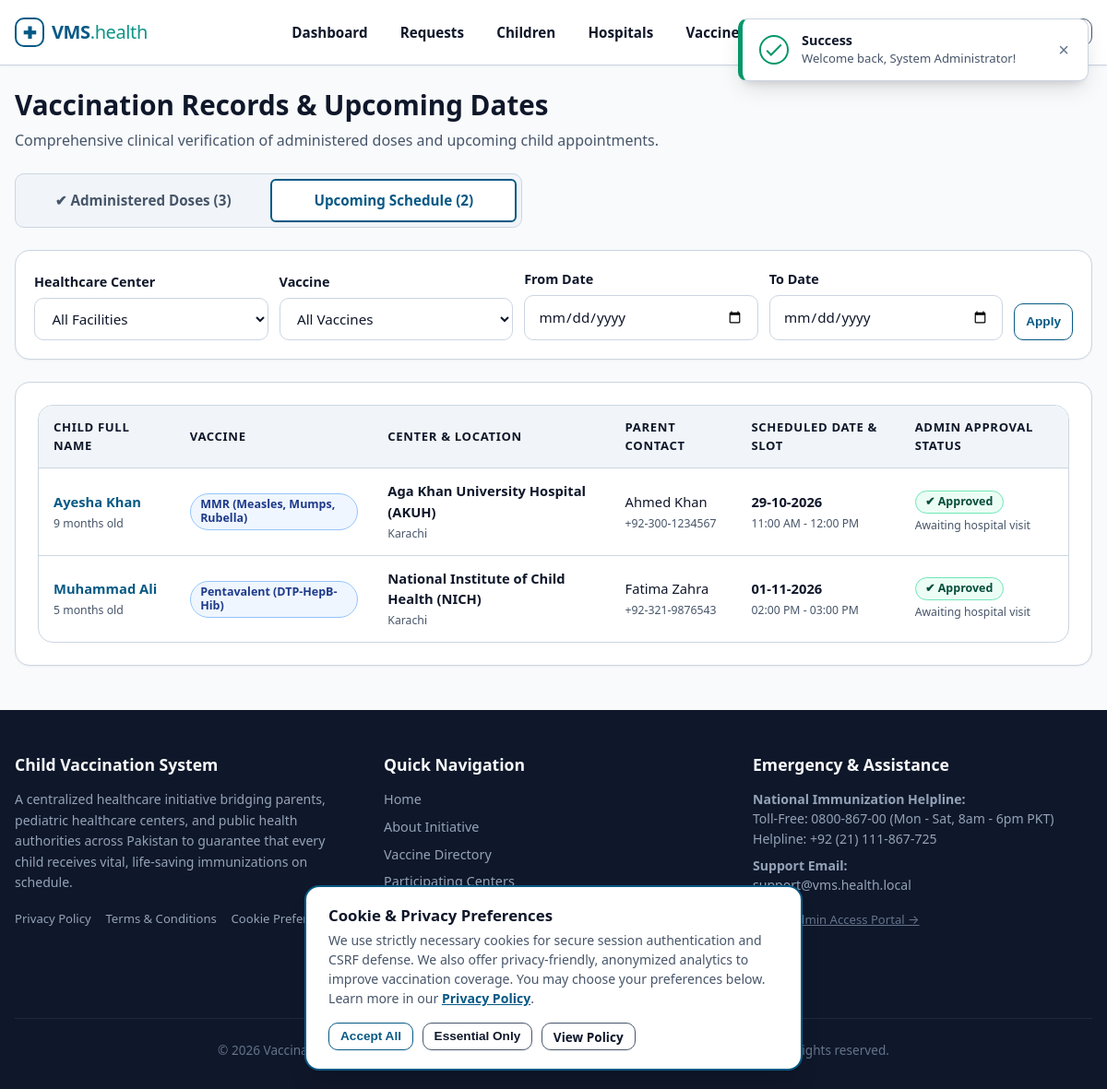
/vms/admin/vaccinations.php?view=upcoming (signed in), run on the app's committed database.
### tables this page shows
CREATE TABLE `bookings` (
  `id` INT UNSIGNED NOT NULL AUTO_INCREMENT,
  `child_id` INT UNSIGNED NOT NULL COMMENT 'Child receiving vaccination',
  `parent_id` INT UNSIGNED NOT NULL COMMENT 'Parent who booked appointment',
  `hospital_id` INT UNSIGNED NOT NULL COMMENT 'Selected vaccination center',
  `vaccine_id` INT UNSIGNED NOT NULL COMMENT 'Vaccine to be administered',
  `preferred_date` DATE NOT NULL COMMENT 'Date booked for the appointment',
  `time_slot` VARCHAR(30) NOT NULL COMMENT 'e.g. 09:00 AM - 10:00 AM',
  `admin_status` ENUM('pending', 'approved', 'rejected') NOT NULL DEFAULT 'pending' COMMENT 'Admin approval status',
  `vaccination_status` ENUM('pending', 'vaccinated', 'not_vaccinated') NOT NULL DEFAULT 'pending' COMMENT 'Hospital verification status',
  `vaccinated_on` DATETIME DEFAULT NULL COMMENT 'Timestamp when hospital confirmed vaccination',
  `remarks` TEXT DEFAULT NULL COMMENT 'Clinical observations or rejection/cancellation reasons',
  `created_at` DATETIME NOT NULL DEFAULT CURRENT_TIMESTAMP,
  PRIMARY KEY (`id`),
  KEY `idx_bookings_child` (`child_id`),
  KEY `idx_bookings_parent` (`parent_id`),
  KEY `idx_bookings_hospital` (`hospital_id`),
  KEY `idx_bookings_vaccine` (`vaccine_id`),
  KEY `idx_bookings_admin_status` (`admin_status`),
  KEY `idx_bookings_vac_status` (`vaccination_status`),
  KEY `idx_bookings_preferred_date` (`preferred_date`),
  KEY `idx_bookings_parent_child` (`parent_id`, `child_id`),
  KEY `idx_bookings_hosp_schedule` (`hospital_id`, `preferred_date`, `vaccination_status`),
  CONSTRAINT `fk_bookings_child` FOREIGN KEY (`child_id`)
    REFERENCES `children` (`id`) ON DELETE CASCADE ON UPDATE CASCADE,
  CONSTRAINT `fk_bookings_parent` FOREIGN KEY (`parent_id`)
    REFERENCES `parents` (`id`) ON DELETE CASCADE ON UPDATE CASCADE,
  CONSTRAINT `fk_bookings_hospital` FOREIGN KEY (`hospital_id`)
    REFERENCES `hospitals` (`id`) ON DELETE CASCADE ON UPDATE CASCADE,
  CONSTRAINT `fk_bookings_vaccine` FOREIGN KEY (`vaccine_id`)
    REFERENCES `vaccines` (`id`) ON DELETE CASCADE ON UPDATE CASCADE
);

CREATE TABLE `children` (
  `id` INT UNSIGNED NOT NULL AUTO_INCREMENT,
  `parent_id` INT UNSIGNED NOT NULL COMMENT 'Foreign key to parents.id',
  `name` VARCHAR(100) NOT NULL COMMENT 'Child full name',
  `dob` DATE NOT NULL COMMENT 'Date of birth used for schedule calculations',
  `gender` ENUM('male', 'female', 'other') NOT NULL COMMENT 'Biological gender',
  `blood_group` VARCHAR(10) NOT NULL COMMENT 'Blood group e.g. A+, B+, O+, AB-',
  `created_at` DATETIME NOT NULL DEFAULT CURRENT_TIMESTAMP,
  PRIMARY KEY (`id`),
  KEY `idx_children_parent_id` (`parent_id`),
  KEY `idx_children_dob` (`dob`),
  CONSTRAINT `fk_children_parent` FOREIGN KEY (`parent_id`)
    REFERENCES `parents` (`id`) ON DELETE CASCADE ON UPDATE CASCADE
);

CREATE TABLE `vaccines` (
  `id` INT UNSIGNED NOT NULL AUTO_INCREMENT,
  `name` VARCHAR(100) NOT NULL COMMENT 'Vaccine name e.g. BCG, OPV, MMR',
  `description` TEXT NOT NULL COMMENT 'Medical indications, preventable illnesses, instructions',
  `recommended_age_days` INT UNSIGNED NOT NULL COMMENT 'Days from birth when dose is due (0 = Birth)',
  `doses` INT UNSIGNED NOT NULL DEFAULT 1 COMMENT 'Total recommended doses in the series',
  `status` ENUM('available', 'unavailable') NOT NULL DEFAULT 'available',
  `created_at` DATETIME NOT NULL DEFAULT CURRENT_TIMESTAMP,
  PRIMARY KEY (`id`),
  KEY `idx_vaccines_status` (`status`),
  KEY `idx_vaccines_age_days` (`recommended_age_days`)
);

CREATE TABLE `hospitals` (
  `id` INT UNSIGNED NOT NULL AUTO_INCREMENT,
  `user_id` INT UNSIGNED NOT NULL COMMENT 'Foreign key to users.id',
  `name` VARCHAR(150) NOT NULL COMMENT 'Official name of the hospital / health center',
  `address` TEXT NOT NULL COMMENT 'Street address of the hospital',
  `city` VARCHAR(80) NOT NULL COMMENT 'City where hospital is located',
  `location` VARCHAR(150) NOT NULL COMMENT 'District, zone, or prominent landmark for parent search',
  `phone` VARCHAR(25) NOT NULL COMMENT 'Hospital reception / pediatric hotline',
  `status` ENUM('active', 'inactive') NOT NULL DEFAULT 'active' COMMENT 'Account status',
  `created_at` DATETIME NOT NULL DEFAULT CURRENT_TIMESTAMP,
  PRIMARY KEY (`id`),
  UNIQUE KEY `uk_hospitals_user_id` (`user_id`),
  KEY `idx_hospitals_city` (`city`),
  KEY `idx_hospitals_status` (`status`),
  CONSTRAINT `fk_hospitals_user` FOREIGN KEY (`user_id`)
    REFERENCES `users` (`id`) ON DELETE CASCADE ON UPDATE CASCADE
);

CREATE TABLE `users` (
  `id` INT UNSIGNED NOT NULL AUTO_INCREMENT,
  `name` VARCHAR(100) NOT NULL COMMENT 'Full name of user or organization representative',
  `email` VARCHAR(120) NOT NULL COMMENT 'Unique login email address',
  `password_hash` VARCHAR(255) NOT NULL COMMENT 'Bcrypt password hash produced by password_hash()',
  `role` ENUM('admin', 'parent', 'hospital') NOT NULL COMMENT 'System role controlling authorization',
  `created_at` DATETIME NOT NULL DEFAULT CURRENT_TIMESTAMP,
  PRIMARY KEY (`id`),
  UNIQUE KEY `uk_users_email` (`email`),
  KEY `idx_users_role` (`role`)
);

CREATE TABLE `parents` (
  `id` INT UNSIGNED NOT NULL AUTO_INCREMENT,
  `user_id` INT UNSIGNED NOT NULL COMMENT 'Foreign key to users.id',
  `phone` VARCHAR(25) NOT NULL COMMENT 'Primary contact number for notifications (+92)',
  `address` TEXT NOT NULL COMMENT 'Residential physical address',
  `created_at` DATETIME NOT NULL DEFAULT CURRENT_TIMESTAMP,
  PRIMARY KEY (`id`),
  UNIQUE KEY `uk_parents_user_id` (`user_id`),
  CONSTRAINT `fk_parents_user` FOREIGN KEY (`user_id`)
    REFERENCES `users` (`id`) ON DELETE CASCADE ON UPDATE CASCADE
);

### vms/includes/functions.php (called while the page is built, shortened)
<?php
function url(string $path = ''): string
{
    return BASE_URL . ltrim($path, '/');
}
function e($value): string
{
    return htmlspecialchars((string)$value, ENT_QUOTES, 'UTF-8');
}
function sanitizeInput($data): string
{
    return trim(str_replace(chr(0), '', $data));
}
function formatDate(?string $dateString, string $format = 'd-m-Y'): string
{
    $timestamp = strtotime($dateString);
    return date($format, $timestamp);
}
function formatAge(string $dob): string
{
    try {
        $birthDate = new DateTime($dob);
        $today = new DateTime('today');
        $diff = $birthDate->diff($today);
        if ($diff->m > 0) {
            return $diff->m . ' month' . ($diff->m > 1 ? 's' : '');
        }
        return $diff->d . ' day' . ($diff->d > 1 ? 's' : '');
    } catch (Exception $e) {
        return 'Unknown';
    }
}

### vms/admin/vaccinations.php (the view, shortened to what this page needs)
<?php
require_once __DIR__ . '/../includes/functions.php';
$pdo = getDBConnection();
$activeView = $_GET['view'] ?? 'completed';
$filterHospital = (int)($_GET['hospital_id'] ?? 0);
$filterVaccine  = (int)($_GET['vaccine_id'] ?? 0);
$startDate      = sanitizeInput($_GET['start_date'] ?? '');
$endDate        = sanitizeInput($_GET['end_date'] ?? '');
if ($activeView === 'completed') {
    $sql = 'SELECT b.*,
                   c.name AS child_name, c.dob AS child_dob,
                   u.name AS parent_name, p.phone AS parent_phone,
                   h.name AS hospital_name, h.city AS hospital_city,
                   v.name AS vaccine_name
            FROM bookings b
            JOIN children c ON b.child_id = c.id
            JOIN parents p ON b.parent_id = p.id
            JOIN users u ON p.user_id = u.id
            JOIN hospitals h ON b.hospital_id = h.id
            JOIN vaccines v ON b.vaccine_id = v.id
            WHERE b.vaccination_status = "vaccinated"';
    $params = [];
    if ($filterHospital > 0) {
        $sql .= ' AND b.hospital_id = ?';
        $params[] = $filterHospital;
    }
    if ($filterVaccine > 0) {
        $sql .= ' AND b.vaccine_id = ?';
        $params[] = $filterVaccine;
    }
    if (!empty($startDate)) {
        $sql .= ' AND DATE(b.vaccinated_on) >= ?';
        $params[] = $startDate;
    }
    if (!empty($endDate)) {
        $sql .= ' AND DATE(b.vaccinated_on) <= ?';
        $params[] = $endDate;
    }
    $sql .= ' ORDER BY b.vaccinated_on DESC';
    $stmt = $pdo->prepare($sql);
    $stmt->execute($params);
    $records = $stmt->fetchAll();
} else {
    $sql = 'SELECT b.*,
                   c.name AS child_name, c.dob AS child_dob,
                   u.name AS parent_name, p.phone AS parent_phone,
                   h.name AS hospital_name, h.city AS hospital_city,
                   v.name AS vaccine_name
            FROM bookings b
            JOIN children c ON b.child_id = c.id
            JOIN parents p ON b.parent_id = p.id
            JOIN users u ON p.user_id = u.id
            JOIN hospitals h ON b.hospital_id = h.id
            JOIN vaccines v ON b.vaccine_id = v.id
            WHERE b.admin_status = "approved" AND b.vaccination_status = "pending"';
    $params = [];
    $sql .= ' ORDER BY b.preferred_date ASC, b.time_slot ASC';
    $stmt = $pdo->prepare($sql);
    $stmt->execute($params);
    $records = $stmt->fetchAll();
}
$countCompleted = (int)$pdo->query('SELECT COUNT(*) FROM bookings WHERE vaccination_status = "vaccinated"')->fetchColumn();
$countUpcoming  = (int)$pdo->query('SELECT COUNT(*) FROM bookings WHERE admin_status = "approved" AND vaccination_status = "pending"')->fetchColumn();
require_once __DIR__ . '/../includes/header.php';
?>
<div class="container">
    <div style="margin-bottom: 1.5rem;">
        <h1>Vaccination Records & Upcoming Dates</h1>
        <p style="margin: 0;">Comprehensive clinical verification of administered doses and upcoming child appointments.</p>
    </div>
    <div class="form-tabs" style="max-width: 550px; margin-bottom: 1.5rem;">
        <a href="<?= url('admin/vaccinations.php?view=completed'); ?>"
           class="form-tab-btn <?= $activeView === 'completed' ? 'is-active' : ''; ?>" style="text-decoration: none;">
            &#10004; Administered Doses (<?= $countCompleted; ?>)
        </a>
        <a href="<?= url('admin/vaccinations.php?view=upcoming'); ?>"
           class="form-tab-btn <?= $activeView === 'upcoming' ? 'is-active' : ''; ?>" style="text-decoration: none;">
            Upcoming Schedule (<?= $countUpcoming; ?>)
        </a>
    </div>
    <div class="card" style="margin-bottom: 1.5rem; padding: 1.25rem;">
        <form action="<?= url('admin/vaccinations.php'); ?>" method="GET" style="display: flex; flex-wrap: wrap; gap: 0.75rem; align-items: flex-end;">
            <div style="flex: 1; min-width: 170px;">
                <label for="hospital_id" class="form-label">Healthcare Center</label>
                <select id="hospital_id" name="hospital_id" class="form-select">
                    <option value="0">All Facilities</option>
                </select>
            </div>
            <div style="flex: 1; min-width: 170px;">
                <label for="vaccine_id" class="form-label">Vaccine</label>
                <select id="vaccine_id" name="vaccine_id" class="form-select">
                    <option value="0">All Vaccines</option>
                </select>
            </div>
            <div style="flex: 1; min-width: 130px;">
                <label for="start_date" class="form-label">From Date</label>
                <input type="date" id="start_date" name="start_date" class="form-control" value="<?= e($startDate); ?>">
            </div>
            <div style="flex: 1; min-width: 130px;">
                <label for="end_date" class="form-label">To Date</label>
                <input type="date" id="end_date" name="end_date" class="form-control" value="<?= e($endDate); ?>">
            </div>
            <div style="display: flex; gap: 0.5rem;">
                <button type="submit" class="btn btn-primary btn-sm" style="height: 40px;">Apply</button>
            </div>
        </form>
    </div>
    <div class="card">
        <?php if (empty($records)): ?>
            <div style="text-align: center; padding: 2.5rem; color: var(--text-muted);">
                <p>No vaccination records found matching your filter selections.</p>
            </div>
        <?php else: ?>
            <div class="table-responsive">
                <table class="table">
                    <thead>
                        <tr>
                            <th>Child Full Name</th>
                            <th>Vaccine</th>
                            <th>Center & Location</th>
                            <th>Parent Contact</th>
                            <?php if ($activeView === 'completed'): ?>
                                <th>Vaccination Date & Time</th>
                                <th>Clinical Observation / Remarks</th>
                            <?php else: ?>
                                <th>Scheduled Date & Slot</th>
                                <th>Admin Approval Status</th>
                            <?php endif; ?>
                        </tr>
                    </thead>
                    <tbody>
                        <?php foreach ($records as $r): ?>
                            <tr>
                                <td>
                                    <strong><a href="<?= url('admin/children.php?id=' . (int)$r['child_id']); ?>"><?= e($r['child_name']); ?></a></strong><br>
                                    <small style="color: var(--text-muted);"><?= formatAge($r['child_dob']); ?> old</small>
                                </td>
                                <td>
                                    <span class="badge badge-info"><?= e($r['vaccine_name']); ?></span>
                                </td>
                                <td>
                                    <strong><?= e($r['hospital_name']); ?></strong><br>
                                    <small style="color: var(--text-muted);"><?= e($r['hospital_city']); ?></small>
                                </td>
                                <td>
                                    <?= e($r['parent_name']); ?><br>
                                    <small style="color: var(--text-muted);"><?= e($r['parent_phone']); ?></small>
                                </td>
                                <?php if ($activeView === 'completed'): ?>
                                    <td>
                                        <strong style="color: var(--success);">&#10004; <?= formatDate($r['vaccinated_on'], 'd-m-Y'); ?></strong><br>
                                        <small style="color: var(--text-muted);"><?= formatDate($r['vaccinated_on'], 'h:i A'); ?></small>
                                    </td>
                                    <td>
                                        <small><?= e($r['remarks'] ?: 'Successfully administered with no immediate contraindications.'); ?></small>
                                    </td>
                                <?php else: ?>
                                    <td>
                                        <strong><?= formatDate($r['preferred_date']); ?></strong><br>
                                        <small style="color: var(--text-muted);"><?= e($r['time_slot']); ?></small>
                                    </td>
                                    <td>
                                        <span class="badge badge-success">&#10004; Approved</span><br>
                                        <small style="color: var(--text-muted);">Awaiting hospital visit</small>
                                    </td>
                                <?php endif; ?>
                            </tr>
                        <?php endforeach; ?>
                    </tbody>
                </table>
            </div>
        <?php endif; ?>
    </div>
</div>
<?php require_once __DIR__ . '/../includes/footer.php'; ?>

### data on the page
bookings: child.name "Ayesha Khan", child.dob "9 months", vaccine.name "MMR (Measles, Mumps, Rubella)", hospital.name "Aga Khan University Hospital (AKUH)", hospital.city "Karachi", users.name "Ahmed Khan", parent.phone "+92-300-1234567", preferred_date "29-10-2026", time_slot "11:00 AM - 12:00 PM"
bookings: child.name "Muhammad Ali", child.dob "5 months", vaccine.name "Pentavalent (DTP-HepB-Hib)", hospital.name "National Institute of Child Health (NICH)", hospital.city "Karachi", users.name "Fatima Zahra", parent.phone "+92-321-9876543", preferred_date "01-11-2026", time_slot "02:00 PM - 03:00 PM"

### other printed values
$flashType "Success"
$flashMsg "Welcome back, System Administrator!"
$countCompleted "3"
$countUpcoming "2"
